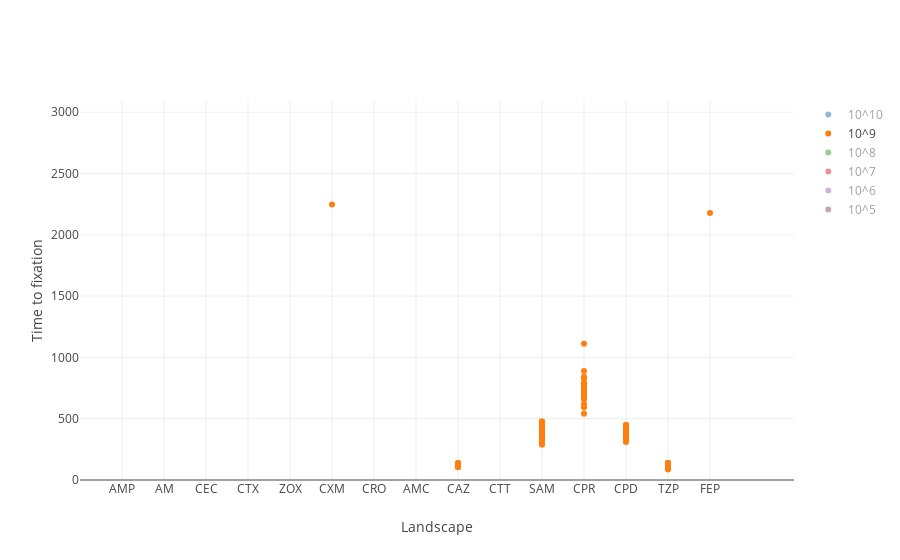

Notebook source saved alongside this figure:
### Code cell
layout = go.Layout(
    xaxis=dict(
        range=[-1,16],
        tickvals=list(range(15)),
        ticktext=dataset2.index.tolist(),
        zeroline=False,
        title='Landscape'
    ),
    yaxis=dict(
        range=[0,3100],
        title='Time to fixation'
    )
)

fig = go.Figure(data=data, layout=layout)
iplot(fig, show_link=False)

### Figure 1 — Plotly figure (JSON) as saved in the notebook; plotly's stock layout.template omitted (floating-point values rounded to 4 significant figures; data arrays with more than 128 entries replaced by an {"elided": "..."} marker saying what was removed)
{"data": [{"mode": "markers", "name": "10^10", "type": "scatter", "uid": "1e5ad1ac-17a9-11e9-9c9e-8b84a76d037a", "visible": "legendonly", "x": {"elided": "503 int values"}, "y": {"elided": "503 int values"}}, {"mode": "markers", "name": "10^9", "type": "scatter", "uid": "1e5ad1ad-17a9-11e9-83bd-8b84a76d037a", "visible": true, "x": {"elided": "502 int values"}, "y": {"elided": "502 int values"}}, {"mode": "markers", "name": "10^8", "type": "scatter", "uid": "1e5ad1ae-17a9-11e9-a117-8b84a76d037a", "visible": "legendonly", "x": {"elided": "474 int values"}, "y": {"elided": "474 int values"}}, {"mode": "markers", "name": "10^7", "type": "scatter", "uid": "1e5ad1af-17a9-11e9-bc95-8b84a76d037a", "visible": "legendonly", "x": {"elided": "498 int values"}, "y": {"elided": "498 int values"}}, {"mode": "markers", "name": "10^6", "type": "scatter", "uid": "1e5ad1b0-17a9-11e9-9e00-8b84a76d037a", "visible": "legendonly", "x": {"elided": "562 int values"}, "y": {"elided": "562 int values"}}, {"mode": "markers", "name": "10^5", "type": "scatter", "uid": "1e5ad1b1-17a9-11e9-947b-8b84a76d037a", "visible": "legendonly", "x": [0, 0, 4, 4, 4, 4, 4, 4, 4, 5, 5, 5, 5, 5, 7, 7, 7, 8, 8, 8, 8, 8, 8, 9, 10, 10, 11, 11, 11, 11, 11, 11, 11, 11, 13, 13, 13, 13, 13, 13, 13, 13, 13, 13, 13, 13, 13, 13, 13, 13, 13], "y": [2114, 2656, 2742, 2144, 2202, 1678, 2493, 2665, 1497, 2382, 2367, 2743, 1902, 1772, 2936, 1844, 2255, 1193, 2967, 2140, 356, 1783, 2646, 1409, 2076, 1359, 2393, 2381, 2185, 1943, 1245, 1575, 1376, 1272, 2979, 1998, 2370, 1206, 2932, 1920, 1228, 2864, 1146, 2383, 2654, 1076, 1419, 2140, 1958, 1111, 1965]}], "layout": {"xaxis": {"range": [-1, 16], "ticktext": ["AMP", "AM", "CEC", "CTX", "ZOX", "CXM", "CRO", "AMC", "CAZ", "CTT", "SAM", "CPR", "CPD", "TZP", "FEP"], "tickvals": [0, 1, 2, 3, 4, 5, 6, 7, 8, 9, 10, 11, 12, 13, 14], "title": "Landscape", "zeroline": false}, "yaxis": {"range": [0, 3100], "title": "Time to fixation"}}}
